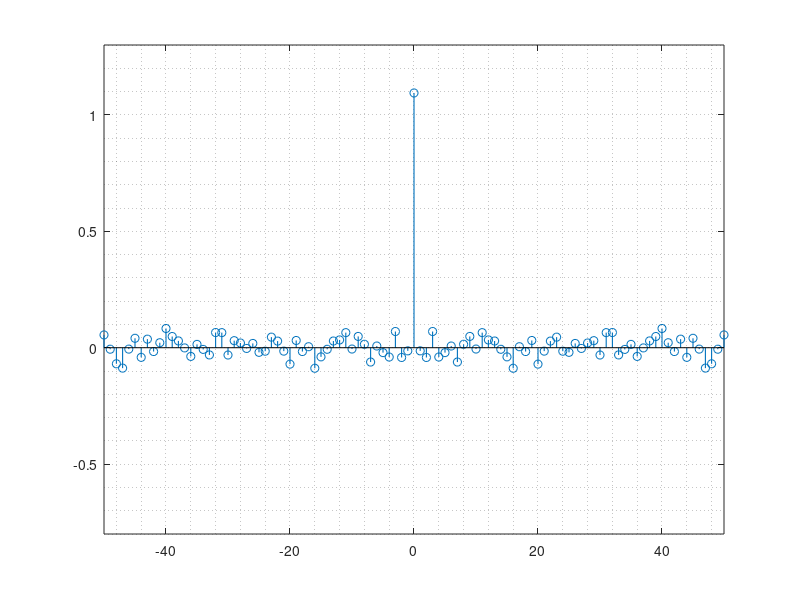

This figure's MATLAB source: (Note: this script raises an error after producing the figure.)
%%2.1

x = randn(1, 1000);
xcor = xcorr(x, 'unbiased');
x_axis = [-999:999];

figure(1)
stem(x_axis, xcor, 'lineWidth', 0.8);
axis([-50 50 -0.8 1.3])
grid minor;
zoom xon;
xlabel('Time Lag \tau', fontSize=15); ylabel('Autocorrelation', fontSize=15)
title('Stem plot of the unbiased estimate of ACF for x', fontSize=15);

%%
%2.1.4

x = randn(1,1000);
y = filter(ones(4,1),[1],x);
ycor = xcorr(y, 'unbiased');
x_axis = [-999:999];

figure(2)
stem(x_axis, ycor,'lineWidth', 0.8);
axis([-20 20 -2 10]);
grid minor;
zoom xon;
xlabel('Time Lag \tau', fontSize=15); ylabel('Autocorrelation', fontSize=15)
title('Unbiased estimate of ACF for filtered samples z, using MA filter of order 4', fontsize=12);

%%
%2.2.1
y = filter(ones(9,1),[1],x);
xycorr = xcorr(x,y,'unbiased');

figure(3)
stem(x_axis, xycorr,'lineWidth', 0.8);
axis([-20 20 -0.5 1.5]);
grid minor;
zoom xon;
xlabel('Time Lag \tau', fontSize=15); ylabel('Cross-correlation', fontSize=15)
title('Unbiased estimate of CCF between x and y', fontsize=15);

%%
%2.2.2
y = filter(ones(4,1),[1],x);
xycorr = xcorr(x,y,'unbiased');

figure(3)
stem(x_axis, xycorr,'lineWidth', 0.8);
axis([-20 20 -0.5 1.5]);
grid minor;
zoom xon;
xlabel('Time Lag \tau', fontSize=15); ylabel('Cross-correlation', fontSize=15)
title('Unbiased estimate of CCF between x and z', fontsize=15);

%%
%2.3.1

a1 = -2.5 + 5.*rand(100,1);
a2 = -1.5 + 3.*rand(100,1);

for i= 1:100
     if (a2(i) + a1(i) < 1) && (a2(i) - a1(i) < 1) && abs(a2(i)) < 1
     hold on
     plot(a1(i),a2(i),'*b', 'display','off');
     end
end

title('Stable (a1, a2) coefficient pairs', fontSize=15)
xlabel('Coefficient a1', fontSize=15);
ylabel('Cofficient a2', fontSize=15);
grid minor;
axis([-2.5 2.5 -1.5 1.5])

%%
%2.3.2
load sunspot.dat
N=5;
[a,b] = xcorr(sunspot(1:N,2),'unbiased');
zero_mean = (sunspot(1:N,2)) - mean(sunspot(1:N,2));
[c,d] = xcorr(zero_mean,'unbiased');
figure(1)
stem(b,a, 'lineWidth', 0.75);
hold on
stem(d,c, 'lineWidth', 0.75);
grid minor;
xlabel('Year Lag', fontSize=15);
ylabel('Autocorrelation', fontSize=15);
title(['ACF estimate of Sunspot Data for N=' num2str(N)], fontSize=15);
axis([-N N -400 600]);
legend('Non-centered','Zero-mean');

%%
%2.3.3
load sunspot.dat
p=10; % Order 
sun = sunspot(:,2); % Given that sunspot data is in the second column.
sun_norm = zscore(sun); % Standardizes values to 0 mean and unit variance.

parc_len = 10;
parc = zeros(parc_len,1);
parc_norm = zeros(parc_len,1);

for i = 1:parc_len
    coefs = aryule(sun, i);
    parc(i) = -coefs(i+1);
end

for i = 1:parc_len
    coefs_norm = aryule(sun_norm, i);
    parc_norm(i) = -coefs_norm(i+1);
end

% generate x axis
x = linspace(1, parc_len, parc_len);
stem(x,parc,'DisplayName','PCF', 'lineWidth',0.9);
hold on;
stem(x,parc_norm,'DisplayName','Zero-Mean PCF', 'lineWidth',0.9);
grid on;
grid minor;
xlabel('Time Lag \tau', fontSize=15);
ylabel('Partial Correlation', fontSize=15);
title('PCF of sunspot time series', fontSize=15);

line([0,10], [0.095, 0.095],...
     'Color', 'r',...
     'LineWidth', 1, 'LineStyle', '--', 'DisplayName','Upper 95% bound');
 
line([0,10], [-0.095, -0.095],...
 'Color', 'r',...
 'LineWidth', 1, 'LineStyle', '--', 'DisplayName','Lower 95% bound');

legend('show');

%%
%2.3.4
clc
close all
clear
load sunspot.dat

p=10;
sun = sunspot(:,2);
sun_n = zscore(sun); % standardise
N = length(sun_n);
for order=1:p
    [ar_coeffs,loss_fuction] = aryule(sun_n,order);
    MDL(order) = log(loss_fuction) + (order/N)*log(N);
    AIC(order) = log(loss_fuction) + (2*order)/N;
    AIC_c(order) = AIC(order) + 2*order*(order+1)/(N-order-1);
end

figure (4)
title('AR Model Order Selection for sunspot series', fontSize=15)
xlabel('Model Order p',fontSize=15)
ylabel('Criteria Value', fontSize=15)
grid minor;
axis([1 10 -1.9 -0.9])
hold on
plot(MDL, 'lineWidth', 0.8, 'DisplayName','MDL')
plot(AIC, 'lineWidth', 0.8, 'DisplayName','AIC')
plot(AIC_c, 'lineWidth', 0.8, 'DisplayName','AIC_c')
legend('show')

%%
%2.3.5
close all;
clear;
clc;

load sunspot.dat
sun=sunspot(:, 2); % selects sunspot data
sun = zscore(sun); % standardise
N = 150; % sample N

% order 1
pred_11 = zeros(N,1);
a = ar(sun(1:N), 1, 'yw'); % Polynomial model with identifiable parameters
pred_11 = predict(a, sun(1:N), 1); % m = 1

pred_12 = zeros(N,1);
b = ar(sun(1:N), 1, 'yw');
pred_12 = predict(b, sun(1:N), 2); % m = 2

pred_15 = zeros(N,1);
c = ar(sun(1:N), 1, 'yw');
pred_15 = predict(c, sun(1:N), 5); % m = 5

pred_110 = zeros(N,1);
d = ar(sun(1:N), 1, 'yw');
pred_110 = predict(d, sun(1:N), 10); % m =10

% order 2
pred_21 = zeros(N,1);
e = ar(sun(1:N), 2, 'yw');
pred_21 = predict(e, sun(1:N), 1);

pred_22 = zeros(N,1);
f = ar(sun(1:N), 2, 'yw');
pred_22 = predict(f, sun(1:N), 2);

pred_25 = zeros(N,1);
g = ar(sun(1:N), 2, 'yw');
pred_25 = predict(g, sun(1:N), 5);

pred_210 = zeros(N,1);
h = ar(sun(1:N), 2, 'yw');
pred_210 = predict(h, sun(1:N), 10);

% order 10

pred_101 = zeros(N,1);
i = ar(sun(1:N), 10, 'yw');
pred_101 = predict(i, sun(1:N), 1);

pred_102 = zeros(N,1);
j = ar(sun(1:N), 10, 'yw');
pred_102 = predict(j, sun(1:N), 2);

pred_105 = zeros(N,1);
k = ar(sun(1:N), 10, 'yw');
pred_105 = predict(k, sun(1:N), 5);

pred_1010 = zeros(N,1);
l = ar(sun(1:N), 10, 'yw');
pred_1010 = predict(l, sun(1:N), 10);

% plotting
x = linspace(1, N, N);

subplot(3,4,1)
plot(x, sun(1:N), 'lineWidth', 0.75);
hold on
plot(x, pred_11, 'lineWidth', 0.75);
title('AR(1), m=1');
xlabel('Sample number N');
ylabel('Signal Values');
grid minor

subplot(3,4,2)
plot(x, sun(1:N), 'lineWidth', 0.75);
hold on
plot(x, pred_12, 'lineWidth', 0.75);
title('AR(1), m=2');
xlabel('Sample number N');
ylabel('Signal Values');
grid minor

subplot(3,4,3)
plot(x, sun(1:N), 'lineWidth', 0.75);
hold on
plot(x, pred_15, 'lineWidth', 0.75);
title('AR(1), m=5');
xlabel('Sample number N');
ylabel('Signal Values');
grid minor

subplot(3,4,4)
plot(x, sun(1:N),'DisplayName','Real Data', 'lineWidth', 0.75);
hold on
plot(x, pred_110,'DisplayName','Predicted', 'lineWidth', 0.75);
title('AR(1), m=10');
xlabel('Sample number N');
ylabel('Signal Values');
legend('show')
grid minor

subplot(3,4,5)
plot(x, sun(1:N), 'lineWidth', 0.75);
hold on
plot(x, pred_21, 'lineWidth', 0.75);
title('AR(2), m=1');
xlabel('Sample number N');
ylabel('Signal Values');
grid minor

subplot(3,4,6)
plot(x, sun(1:N), 'lineWidth', 0.75);
hold on
plot(x, pred_22, 'lineWidth', 0.75);
title('AR(2), m=2');
xlabel('Sample number N');
ylabel('Signal Values');
grid minor

subplot(3,4,7)
plot(x, sun(1:N), 'lineWidth', 0.75);
hold on
plot(x, pred_25, 'lineWidth', 0.75);
title('AR(2), m=5');
xlabel('Sample number N');
ylabel('Signal Values');
grid minor

subplot(3,4,8)
plot(x, sun(1:N),'DisplayName','Real Data', 'lineWidth', 0.75);
hold on
plot(x, pred_210,'DisplayName','Predicted', 'lineWidth', 0.75);
title('AR(2), m=10');
xlabel('Sample number N');
ylabel('Signal Values');
grid minor

subplot(3,4,9)
plot(x, sun(1:N), 'lineWidth', 0.75);
hold on
plot(x, pred_101, 'lineWidth', 0.75);
title('AR(10), m=1');
xlabel('Sample number N');
ylabel('Signal Values');
grid minor

subplot(3,4,10)
plot(x, sun(1:N), 'lineWidth', 0.75);
hold on
plot(x, pred_102, 'lineWidth', 0.75);
title('AR(10), m=2');
xlabel('Sample number N');
ylabel('Signal Values');
grid minor

subplot(3,4,11)
plot(x, sun(1:N), 'lineWidth', 0.75);
hold on
plot(x, pred_105, 'lineWidth', 0.75);
title('AR(10), m=5');
xlabel('Sample number N');
ylabel('Signal Values');
grid minor

subplot(3,4,12)
plot(x, sun(1:N),'DisplayName','Real Data', 'lineWidth', 0.75);
hold on
plot(x, pred_1010,'DisplayName','Predicted', 'lineWidth', 0.75);
title('AR(10), m=10');
xlabel('Sample number N');
ylabel('Signal Values');
grid minor

legend('FontSize',11)

%% 2.4.1
clear all
close all
clc

load NASDAQ.mat
prices = NASDAQ.Close;
prices_norm = zscore(prices);
time = NASDAQ.Date;

p=10; % Order
N = length(prices_norm);
x = zeros(N,10);

for order=1:p
    [ar_coeffs,loss_fuction] = aryule(prices_norm,order);
    MDL(order) = log(loss_fuction) + (order/N)*log(N);
    AIC(order) = log(loss_fuction) + (2*order)/N;
    AIC_c(order) = AIC(order) + 2*order*(order+1)/(N-order-1);
end

figure(1)
hold on;
plot(AIC,'DisplayName','AIC', 'lineWidth', 0.8);
plot(MDL,'DisplayName','MDL', 'lineWidth', 0.8);
grid minor;
xlabel('Model Order p', fontSize=15);
ylabel('Criteria Value', fontSize=15);
title(['AIC and MDL for AR model of order p = 0 to ' num2str(p)], fontSize=15);
legend('show');

p=10; % Order 

parc_len = 10;
parc = zeros(parc_len,1);
parc_norm = zeros(parc_len,1);

for i = 1:parc_len
    coefs = aryule(prices, i);
    parc(i) = -coefs(i+1);
end

for i = 1:parc_len
    coefs_norm = aryule(prices_norm, i);
    parc_norm(i) = -coefs_norm(i+1);
end

% plot & x axis
x = linspace(1, parc_len, parc_len);

figure(2)
stem(x,parc,'DisplayName','Empirical PCF','lineWidth',0.9);
hold on;
stem(x,parc_norm,'DisplayName','Zero Mean PCF','lineWidth',0.9);
line([0,10], [0.07, 0.07],...
     'Color', 'r',...
     'LineWidth', 1, 'LineStyle', '--', 'DisplayName','Upper 95% bound');
 
line([0,10], [-0.07, -0.07],...
 'Color', 'r',...
 'LineWidth', 1, 'LineStyle', '--', 'DisplayName','Lower 95% bound');
grid on;
grid minor;
xlabel('Time Lag \tau', fontSize=15);
ylabel('Partial Correlation', fontSize=15);
title('PCF of NASDAQ Data', fontSize=15);
legend('show');

%% 2.4.1 c)

clear all
close all
clc

n = 1:50:1001;
var = 1:50:1001;
load NASDAQ.mat
prices = NASDAQ.Close;
r_xx = xcorr(zscore(prices),'unbiased');

[N,VAR] = meshgrid(n,var);
crlb_var = 2*(VAR.^2)./N;
crlb_a = (VAR)./(N*r_xx(924));

figure(1)
h = heatmap(n, var, crlb_var);
h.Colormap = parula;
h.ColorScaling = 'log';
title('CRLB Heatmap for estimated variance of driving noise')
xlabel('N')
ylabel('True variance of driving noise')
set(struct(h).Axes.Title,'FontSize',13)
set(struct(h).Axes.XLabel,'FontSize',13)
set(struct(h).Axes.YLabel,'FontSize',13)

figure(2)
h = heatmap(n, var, crlb_a);
h.Colormap = parula;
h.ColorScaling = 'log';
title('CRLB Heatmap for a1');
xlabel('N')
ylabel('True variance of driving noise')
set(struct(h).Axes.Title,'FontSize',13)
set(struct(h).Axes.XLabel,'FontSize',13)
set(struct(h).Axes.YLabel,'FontSize',13)

%% 2.5

clc
clear
close all

RAW = readmatrix('ecg_s2.csv');
data = RAW(:,3);
plot(data)

int1_finish = 123399;
int2_start = 147394;
int2_finish = 249358;
int3_start = 270200;
int3_finish = 379678;
fs = 500; % sampling frequency

Trial_1 = data(1:int1_finish);
Trial_2 = data(int2_start+1:int2_finish);
Trial_3 = data(int3_start+1:int3_finish);

%%
[RRI_trial1,RRI_fs1] = ECG_to_RRI(Trial_1,fs);
%%
[RRI_trial2,RRI_fs2] = ECG_to_RRI(Trial_2,fs);
%%
[RRI_trial3,RRI_fs3] = ECG_to_RRI(Trial_3,fs);

%% 2.5 averaged h[n]
alpha1 = 1;
alpha2 = 0.6;
hd = RRI_trial1(1:980);
hr = 60./hd;
nbins = 15;

h_avg = reshape(hr,[10 98]);

h_avg_a = zeros(1,size(h_avg,2));
for i = 1:size(h_avg_a,2)
    h_avg_a(i) = (1/10)*alpha1*sum(h_avg(:,i));
end

h_avg_alpha2 = zeros(1,size(h_avg,2));
for i = 1:size(h_avg_alpha2,2)
    h_avg_alpha2(i) = (1/10)*alpha2*sum(h_avg(:,i));
end

subplot(1,3,1)
histogram(hr, nbins, 'Normalization', 'pdf',...
          'FaceColor', [0.4660 0.6740 0.1880]);
xlabel('Heart Rate', fontSize=13)
ylabel('Probability', fontSize=13)
title('PDE of original heart rates', fontSize=13)
grid on

subplot(1,3,2)
histogram(h_avg_a, nbins, 'Normalization', 'pdf',...
          'FaceColor', [0.4660 0.6740 0.1880]);
title(['PDE of averaged heart rates for \alpha = ' num2str(alpha1)], fontSize=13);
ylabel('Probability', fontSize=13)
xlabel('Heart Rate', fontSize=13)
grid on

subplot(1,3,3)
histogram(h_avg_alpha2, nbins, 'Normalization', 'pdf',...
          'FaceColor', [0.4660 0.6740 0.1880]);
title(['PDE of averaged heart rates for \alpha = ' num2str(alpha2)], fontSize=13)
ylabel('Probability', fontSize=13)
xlabel('Heart Rate', fontSize=13)
grid on

%% 2.5 acf

h_data_1(:, 1) = RRI_trial1;
h_data_1(:, 1) = detrend(h_data_1(:, 1));
corr_1(:, 1) = xcorr(h_data_1(:, 1), 'biased');

h_data_2(:, 1) = RRI_trial2;
h_data_2(:, 1) = detrend(h_data_2(:, 1));
corr_2(:, 1) = xcorr(h_data_2(:, 1), 'biased');

h_data_3(:, 1) = RRI_trial3;
h_data_3(:, 1) = detrend(h_data_3(:, 1));
corr_3(:, 1) = xcorr(h_data_3(:, 1), 'biased');

subplot(1,3,1)
N = length(h_data_1(:, 1));
x = linspace(-N+1, N-1, 2*N-1);
plot(x, corr_1(:, 1), 'lineWidth', 0.8);
axis([-986 986 -0.0025 0.0075]);
grid minor
title('ACF of Trial 1 RRI', fontSize=15);
xlabel('Time Lag \tau', fontSize=15);
ylabel('Autocorrelation', fontSize=15);

subplot(1,3,2)
N = length(h_data_2(:, 1));
x = linspace(-N+1, N-1, 2*N-1);
plot(x, corr_2(:, 1), 'lineWidth', 0.8);
axis([-877 877 -0.001 0.0025]);
grid minor
title('ACF of Trial 2 RRI', fontSize=15);
xlabel('Time Lag \tau', fontSize=15);
ylabel('Autocorrelation', fontSize=15);

subplot(1,3,3)
N = length(h_data_3(:, 1));
x = linspace(-N+1, N-1, 2*N-1);
plot(x, corr_3(:, 1), 'lineWidth', 0.8);
axis([-874 874 -0.009 0.012]);
grid minor
title('ACF of Trial 3 RRI', fontSize=15);
xlabel('Time Lag \tau', fontSize=15);
ylabel('Autocorrelation', fontSize=15);

%% 2.5 d

h_data_n1 = zscore(h_data_1(:,1));
h_data_n2 = zscore(h_data_2(:,1));
h_data_n3 = zscore(h_data_3(:,1));

p=10; % Order 
parc_len = 10;
parc1 = zeros(parc_len,1);
parc_norm1 = zeros(parc_len,1);
parc2 = zeros(parc_len,1);
parc_norm2 = zeros(parc_len,1);
parc3 = zeros(parc_len,1);
parc_norm3 = zeros(parc_len,1);

for i = 1:parc_len
    coefs1 = aryule(h_data_1, i);
    parc1(i) = -coefs1(i+1);
end
for i = 1:parc_len
    coefs_norm1 = aryule(h_data_n1, i);
    parc_norm1(i) = -coefs_norm1(i+1);
end

for i = 1:parc_len
    coefs2 = aryule(h_data_2, i);
    parc2(i) = -coefs2(i+1);
end
for i = 1:parc_len
    coefs_norm2 = aryule(h_data_n2, i);
    parc_norm2(i) = -coefs_norm2(i+1);
end

for i = 1:parc_len
    coefs3 = aryule(h_data_3, i);
    parc3(i) = -coefs3(i+1);
end
for i = 1:parc_len
    coefs_norm3 = aryule(h_data_n3, i);
    parc_norm3(i) = -coefs_norm3(i+1);
end

% trial 1
subplot(2,3,1)
x = linspace(1, parc_len, parc_len);
hold on;
stem(x,parc_norm1,'DisplayName','Zero Mean PCF', 'lineWidth',0.9);
line([0,10], [0.07, 0.07],...
     'Color', 'r',...
     'LineWidth', 1, 'LineStyle', '--', 'DisplayName','Upper 95% bound');
 line([0,10], [-0.07, -0.07],...
     'Color', 'r',...
     'LineWidth', 1, 'LineStyle', '--', 'DisplayName','Lower 95% bound');
grid minor;
xlabel('Time Lag \tau', fontSize=15);
ylabel('Partial Correlation', fontSize=15);
title('PCF of RRI 1', fontSize=15);
legend('show');

% trial 2
subplot(2,3,2)
x = linspace(1, parc_len, parc_len);
hold on;
stem(x,parc_norm2,'DisplayName','Zero Mean PCF', 'lineWidth',0.9);
line([0,10], [0.07, 0.07],...
     'Color', 'r',...
     'LineWidth', 1, 'LineStyle', '--', 'DisplayName','Upper 95% bound');
 line([0,10], [-0.07, -0.07],...
     'Color', 'r',...
     'LineWidth', 1, 'LineStyle', '--', 'DisplayName','Lower 95% bound');
grid minor;
xlabel('Time Lag \tau', fontSize=15);
ylabel('Partial Correlation', fontSize=15);
title('PCF of RRI 2', fontSize=15);
legend('show');

% trial 3
subplot(2,3,3)
x = linspace(1, parc_len, parc_len);
hold on;
stem(x,parc_norm3,'DisplayName','Zero Mean PCF', 'lineWidth',0.9);
line([0,10], [0.07, 0.07],...
     'Color', 'r',...
     'LineWidth', 1, 'LineStyle', '--', 'DisplayName','Upper 95% bound');
 line([0,10], [-0.07, -0.07],...
     'Color', 'r',...
     'LineWidth', 1, 'LineStyle', '--', 'DisplayName','Lower 95% bound');
grid minor;
xlabel('Time Lag \tau', fontSize=15);
ylabel('Partial Correlation', fontSize=15);
title('PCF of RRI 3', fontSize=15);
legend('show');

% 2.5 MDL & AIC & AICc
p=10; % Order
N1 = length(h_data_n1);
N2 = length(h_data_n2);
N3 = length(h_data_n3);

for order=1:p
    [ar_coeffs1,loss_fuction1] = aryule(h_data_n1,order);
    MDL1(order) = log(loss_fuction1) + (order/N1)*log(N1);
    AIC1(order) = log(loss_fuction1) + (2*order)/N1;
    AIC_c1(order) = AIC1(order) + 2*order*(order+1)/(N1-order-1);
end

for order=1:p
    [ar_coeffs2,loss_fuction2] = aryule(h_data_n2,order);
    MDL2(order) = log(loss_fuction2) + (order/N2)*log(N2);
    AIC2(order) = log(loss_fuction2) + (2*order)/N2;
    AIC_c2(order) = AIC2(order) + 2*order*(order+1)/(N2-order-1);
end

for order=1:p
    [ar_coeffs3,loss_fuction3] = aryule(h_data_n3,order);
    MDL3(order) = log(loss_fuction3) + (order/N3)*log(N3);
    AIC3(order) = log(loss_fuction3) + (2*order)/N3;
    AIC_c3(order) = AIC3(order) + 2*order*(order+1)/(N3-order-1);
end

subplot(2,3,4)
hold on;
plot(AIC1,'DisplayName','AIC', 'lineWidth', 0.8);
plot(MDL1,'DisplayName','MDL', 'lineWidth', 0.8);
plot(AIC_c1,'DisplayName','AICc', 'lineWidth', 0.8);
grid minor;
xlabel('Model Order p', fontSize=15);
ylabel('Criteria Value', fontSize=15);
title('AIC, MDL & AICc for RRI 1', fontSize=15);
legend('show');

subplot(2,3,5)
hold on;
plot(AIC2,'DisplayName','AIC', 'lineWidth', 0.8);
plot(MDL2,'DisplayName','MDL', 'lineWidth', 0.8);
plot(AIC_c2,'DisplayName','AICc', 'lineWidth', 0.8);
grid minor;
xlabel('Model Order p', fontSize=15);
ylabel('Criteria Value', fontSize=15);
title('AIC, MDL & AICc for RRI 2', fontSize=15);
legend('show');

subplot(2,3,6)
hold on;
plot(AIC3,'DisplayName','AIC', 'lineWidth', 0.8);
plot(MDL3,'DisplayName','MDL', 'lineWidth', 0.8);
plot(AIC_c3,'DisplayName','AICc', 'lineWidth', 0.8);
grid minor;
xlabel('Model Order p', fontSize=15);
ylabel('Criteria Value', fontSize=15);
title('AIC, MDL & AICc for RRI 3', fontSize=15);
legend('show');

